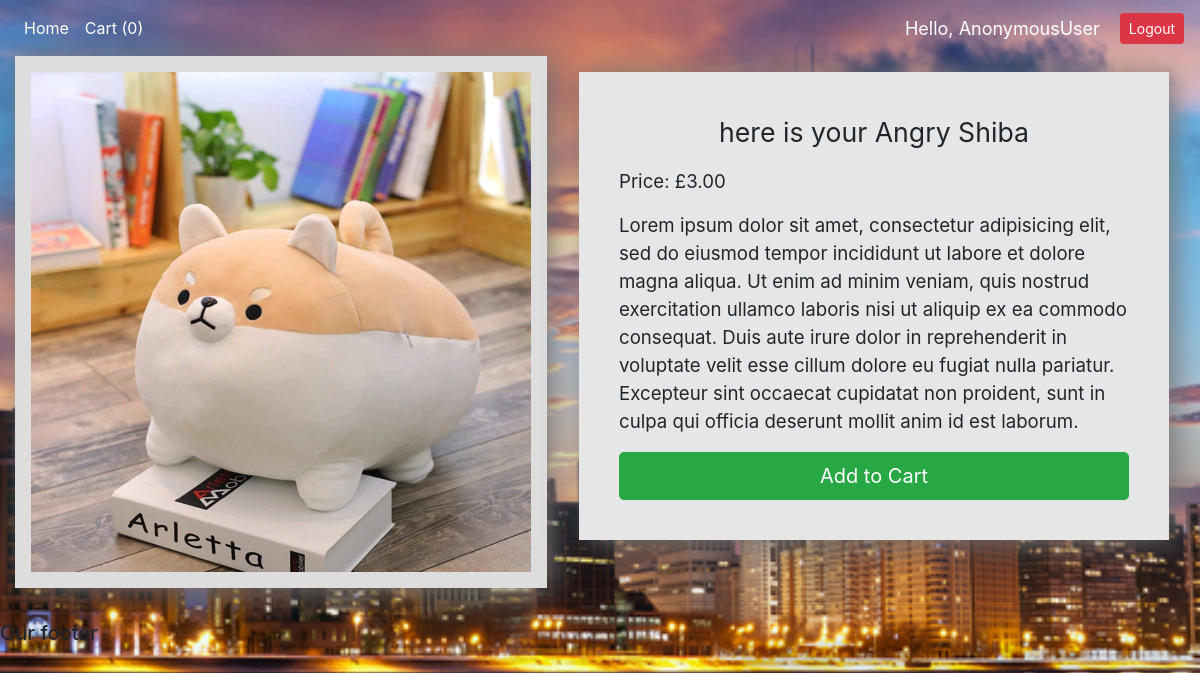
The page /products/1/ on the database its author committed.
### ecom/models.py (models this page shows, shortened)
class Product(models.Model):
    name = models.CharField(max_length=200, null=False)
    price = models.FloatField()
    stock = models.CharField(max_length=200, default=0)
    date_created = models.DateTimeField(auto_now_add=True)
    description = models.CharField(max_length=250)
    image = models.ImageField(default='default.png', null=True, blank=True)

### ecom/views.py (the view)
# urls.py: path('products/<str:pk>/', views.product, name='product_page'),
def product(request, pk):
    cookieData = cartData(request)
    cartItems = cookieData['cartItems']
    product = Product.objects.get(id=pk)
    context = {
        'product': product,
        'cartItems': cartItems,
    }
    return render(request, 'ecom/product.html', context)

### ecom/utils.py (called while the page is built, shortened)
def cookieCart(request):
    try:
        cart = json.loads(request.COOKIES['cart'])
    except:
        cart = {}
    print('Cart', cart)
    items = []
    order = {
    'get_cart_total':0,
    'get_cart_items':0,
    }
    cartItems = order["get_cart_items"]
    for i in cart:
        cartItems += cart[i]["quantity"]
    return {
    'cartItems':cartItems,
    'order':order,
    'items':items,
    }

def cartData(request):
    if request.user.is_authenticated:
        print("x")
        cartItems = cartnumber(request)
        customer = request.user.customer
        order, created = Order.objects.get_or_create(customer=customer, complete=False)
        items = order.orderitem_set.all()
        print("in cart data")
    else:
        cookieData = cookieCart(request)
        cartItems = cookieData['cartItems']
        order = cookieData['order']
        items = cookieData['items']
    return {
    'cartItems':cartItems,
    'order':order,
    'items':items,
    }

### ecom/templates/ecom/product.html (shortened to what this page needs)
{%  extends 'ecom/main.html' %}
{% load static %}
{% block content %}
<body>
<div class="wrapper">
  <div class="product-image">
 <img style="width:500px; height:auto;" src="{{product.image.url}}"></img>
  </div>
<div class="product_info">
<div class="desc">
<p style="font-size:20pt; text-align:center;">here is your {{product.name}}</p>
<p style="font-size:14pt":>Price: £{{product.price|floatformat:2}}</p>
<p style="font-size:14pt;">Lorem ipsum dolor sit amet, consectetur adipisicing elit, sed do eiusmod tempor incididunt ut labore et dolore magna aliqua. Ut enim ad minim veniam, quis nostrud exercitation ullamco laboris nisi ut aliquip ex ea commodo consequat. Duis aute irure dolor in reprehenderit in voluptate velit esse cillum dolore eu fugiat nulla pariatur. Excepteur sint occaecat cupidatat non proident, sunt in culpa qui officia deserunt mollit anim id est laborum.</p>
<a data-product="{{product.id}}" data-action="add" class="btn btn-lg btn-success btn-block update-cart" href="{% url 'home' %}">Add to Cart</a>
</div>
</div>
</div>
</body>
{% endblock %}

### ecom/templates/ecom/main.html (style rules this page uses)
body { background: white url("images/background.jpg") no-repeat; background-size: 100%; background-attachment: fixed; }

### rows shown on the page
Product: image (picture), name "Angry Shiba", price "3.00"

### other values the page prints
{{ cartItems }} "0"
{{ request.user }} "AnonymousUser"
